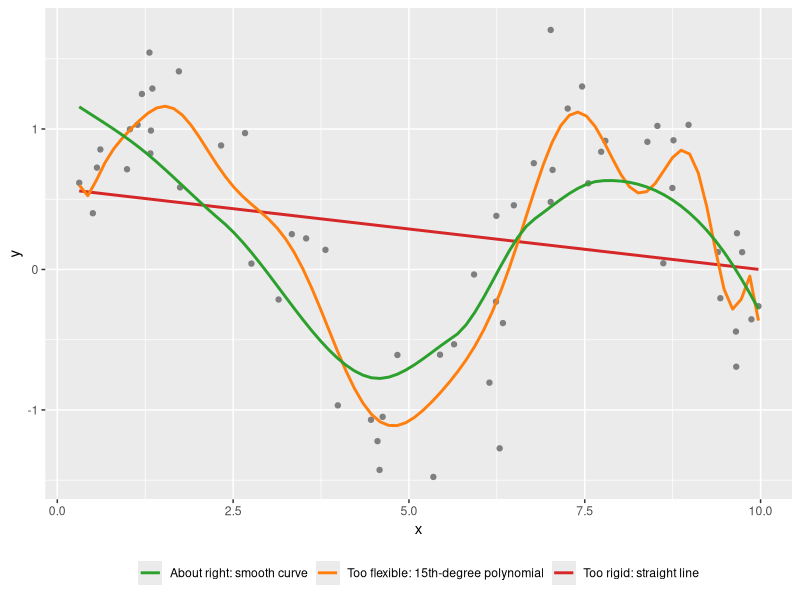

This chart was generated by the following R code:
## ---- chunk 1
#| fig-align: center
library(ggplot2)

set.seed(559) # makes the random draw repeatable
x <- runif(60, 0, 10)
y <- sin(x) + rnorm(60, sd = 0.4)
d <- data.frame(x, y)

ggplot(d, aes(x, y)) +
  geom_point(color = "grey50") +
  geom_smooth(method = "lm", se = FALSE,
              aes(color = "Too rigid: straight line"), linewidth = 1) +
  geom_smooth(method = "lm", formula = y ~ poly(x, 15), se = FALSE,
              aes(color = "Too flexible: 15th-degree polynomial"), linewidth = 1) +
  geom_smooth(method = "loess", se = FALSE,
              aes(color = "About right: smooth curve"), linewidth = 1) +
  scale_color_manual(name = NULL,
                     values = c("Too rigid: straight line" = "#d62728",
                                "Too flexible: 15th-degree polynomial" = "#ff7f0e",
                                "About right: smooth curve" = "#2ca02c")) +
  theme(legend.position = "bottom")
